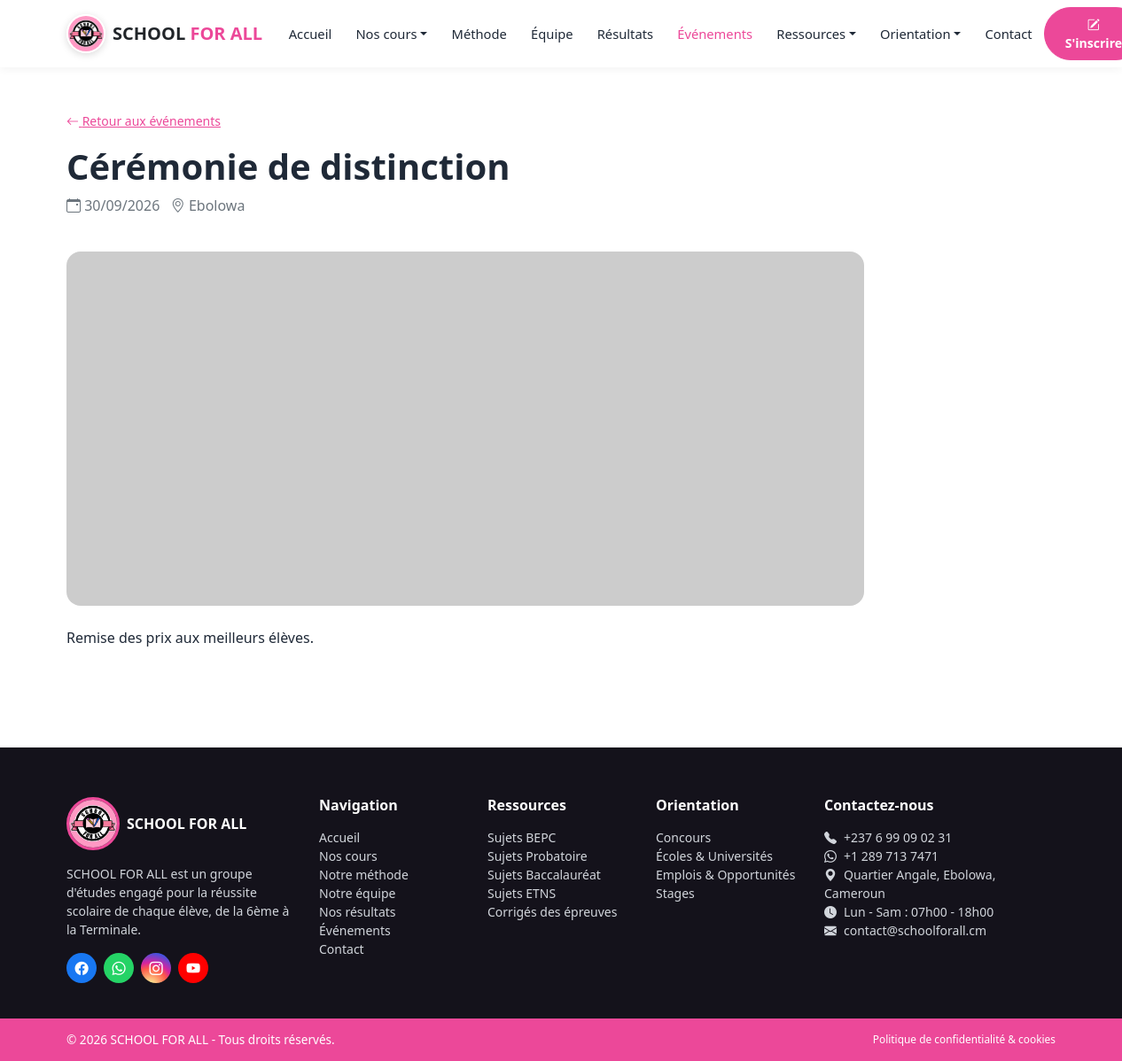
Screenshot of /public/evenement-detail.php?id=2 with the database file from the repository.
### tables this page shows
CREATE TABLE evenements (
    id                INT AUTO_INCREMENT PRIMARY KEY,
    titre             VARCHAR(200) NOT NULL,
    description       TEXT DEFAULT NULL,
    date_evenement    DATE NOT NULL,
    lieu              VARCHAR(150) DEFAULT NULL,
    image_couverture  VARCHAR(255) DEFAULT NULL,
    cree_le           DATETIME NOT NULL DEFAULT CURRENT_TIMESTAMP
);

### app/models/Evenement.php (called while the page is built, shortened)
<?php
class Evenement
{
    public static function trouver(int $id): ?array
    {
        $pdo = Database::getConnexion();
        $stmt = $pdo->prepare("SELECT * FROM evenements WHERE id = ?");
        $stmt->execute([$id]);
        $resultat = $stmt->fetch();
        return $resultat ?: null;
    }
}

### public/evenement-detail.php (the view, shortened to what this page needs)
<?php
$id = (int)($_GET['id'] ?? 0);
$evenement = Evenement::trouver($id);
require __DIR__ . '/includes/header.php';
?>
<section class="container py-5">
  <?php if (!$evenement): ?>
    <p class="text-secondary">Événement introuvable. <a href="evenements.php">Retour aux événements</a></p>
  <?php else: ?>
    <a href="evenements.php" class="small"><i class="bi bi-arrow-left"></i> Retour aux événements</a>
    <h1 class="fw-bold mt-3"><?= htmlspecialchars($evenement['titre']) ?></h1>
    <p class="text-secondary">
      <i class="bi bi-calendar-event"></i> <?= date('d/m/Y', strtotime($evenement['date_evenement'])) ?>
      &nbsp; <i class="bi bi-geo-alt"></i> <?= htmlspecialchars($evenement['lieu'] ?? '') ?>
    </p>
    <img src="<?= htmlspecialchars($evenement['image_couverture'] ? UPLOAD_URL . 'evenements/' . $evenement['image_couverture'] : 'https://placehold.co/900x400?text=' . urlencode($evenement['titre'])) ?>"
         class="img-fluid rounded-4 my-4" alt="">
    <p><?= nl2br(htmlspecialchars($evenement['description'] ?? '')) ?></p>
  <?php endif; ?>
</section>
<?php require __DIR__ . '/includes/footer.php'; ?>

### public/assets/css/styles.css (style rules this page uses)
:root { --sfa-pink: #EC4899; --sfa-pink-dark: #831843; --sfa-pink-light: #FCE7F3; --sfa-dark: #1F2937; --sfa-grey: #6B7280; --bs-primary: var(--sfa-pink); --bs-primary-rgb: 236, 72, 153; }
body { font-family: 'Segoe UI', Roboto, Arial, sans-serif; color: var(--sfa-dark); }
a { color: var(--sfa-pink); }
:root { --sfa-grad-1: linear-gradient(135deg, #F472B6 0%, #C026D3 100%); --sfa-grad-2: linear-gradient(135deg, #FB7185 0%, #EC4899 100%); --sfa-grad-3: linear-gradient(135deg, #E879F9 0%, #831843 100%); --sfa-navy: #150F1E; --sfa-navy-light: #1E1730; }

### rows the page displays
evenements: titre "Cérémonie de distinction", date_evenement "30/09/2026", lieu "Ebolowa", description "Remise des prix aux meilleurs élèves."
